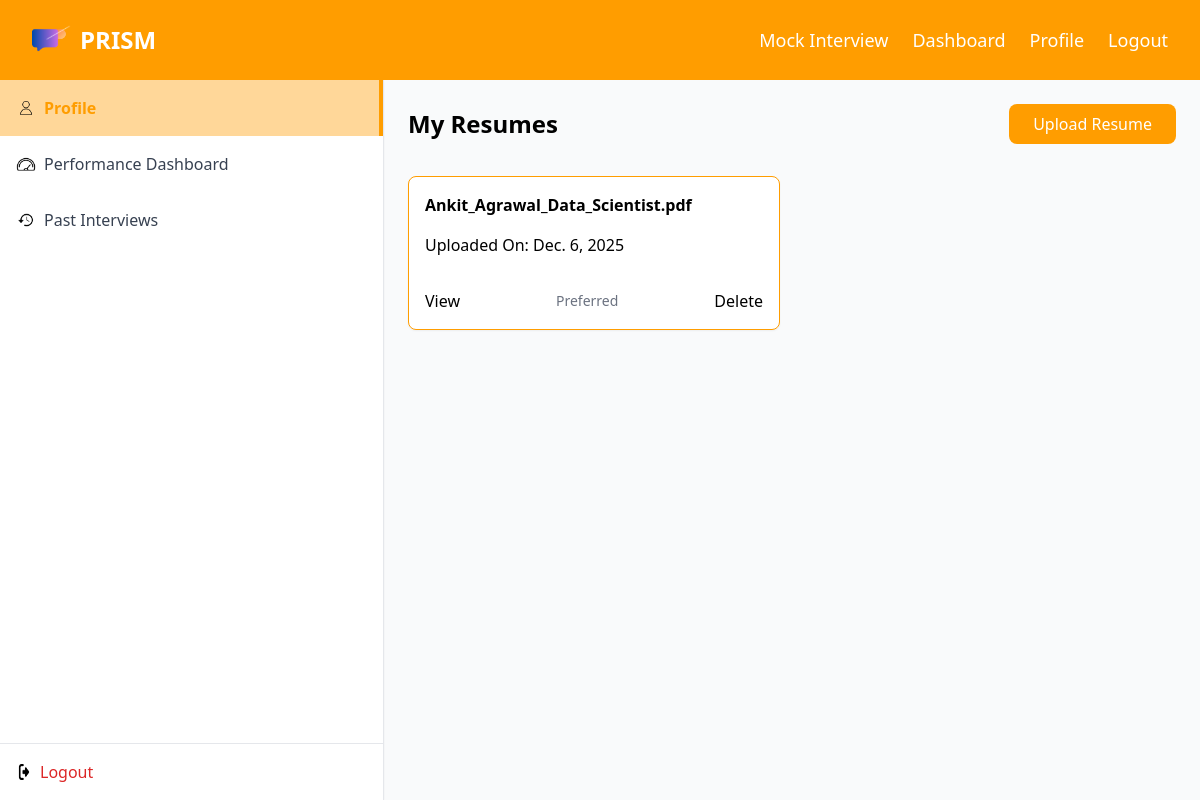
Screenshot of /profile/ (signed in) with the database file from the repository.
### backend/models.py (models this page shows, shortened)
class Resume(models.Model):
	user = models.ForeignKey(User, on_delete=models.CASCADE, related_name='resumes')
	file = models.FileField(upload_to='resumes/')
	uploaded_at = models.DateTimeField(auto_now_add=True)
	is_preferred = models.BooleanField(default=False)
	name = models.CharField(max_length=255, null=True, blank=True, help_text="Candidate name from resume")
	summary = models.TextField(null=True, blank=True, help_text="Professional Summary")
	professional_projects = models.JSONField(null=True, blank=True, help_text="Professional Projects")
	skills = models.JSONField(null=True, blank=True, help_text="Skills")
	academic_projects = models.JSONField(null=True, blank=True, help_text="Academic Projects")
	work_experience = models.JSONField(null=True, blank=True, help_text="Work Experience")
	total_experience = models.FloatField(default=0, help_text="Total Experience (in years)")
	core_skills = models.JSONField(null=True, blank=True, help_text="List of Core skills (e.g., 'XGBoost', 'Forecasting', 'Optimization')")
	project_domains = models.JSONField(null=True, blank=True, help_text="List of Project domains (e.g., 'Donor forecasting model', 'Route optimization')")
	work_context = models.JSONField(null=True, blank=True, help_text="List of Work context (e.g., 'BioLife Plasma Services', 'Healthcare analytics')")
	education = models.JSONField(null=True, blank=True)
	certifications = models.JSONField(null=True, blank=True)
	domain_expertise = models.JSONField(null=True, blank=True)
	class Meta:
		ordering = ['-is_preferred', '-uploaded_at']

### backend/views.py (the view)
# urls.py: path('profile/', profile, name='profile'),
@login_required
def profile(request):
	resumes = Resume.objects.filter(user=request.user)
	form = ResumeUploadForm(request.POST or None, request.FILES or None)
	if request.method == 'POST' and form.is_valid():
		resume = form.save(user=request.user)
		print("Resume saved:", resume.file.name)
		return redirect('profile')
	return render(request, 'profile.html', {
		'form': form,
		'resumes': resumes
	})

### backend/templates/profile.html (shortened to what this page needs)
{% extends "base.html" %}
{% block content %}
{% load static %}
<aside class="fixed left-0 top-20 bottom-0 border-r shadow-sm hidden md:flex flex-col bg-white sidenav w-64 z-30">
  <div class="flex-1 overflow-y-auto">
    <div class="flex items-center gap-2 px-4 py-4 bg-white border-r-4 sidenav-active-item">
      <img src="{% static 'backend/images/profile.png' %}" alt="Profile" class="w-5 h-auto" />
      <span class="sidenav-active-text font-semibold">Profile</span>
    </div>
    <a href="{% url 'performance_dashboard' %}"><div class="flex items-center gap-2 px-4 py-4 hover:bg-gray-100 cursor-pointer">
      <img src="{% static 'backend/images/dashboard.png' %}" alt="Dashboard" class="w-5 h-auto" />
      <span class="text-gray-700">Performance Dashboard</span>
    </div></a>
    <a href="{% url 'past_interviews' %}"><div class="flex items-center gap-2 px-4 py-4 hover:bg-gray-100 cursor-pointer">
      <img src="{% static 'backend/images/past.png' %}" alt="Past" class="w-5 h-auto" />
      <span class="text-gray-700">Past Interviews</span>
    </div></a>
  </div>
  <div class="p-4 border-t bg-white">
    <a href="{% url 'account_logout' %}"
       onclick="return confirm('Are you sure you want to log out?');"
       class="flex items-center gap-2 text-red-600 hover:text-red-800 transition">
      <img src="{% static 'backend/images/logout.png' %}" alt="Logout" class="w-4 h-4" />
      Logout
    </a>
  </div>
</aside>
<div class="p-6 md:ml-96">
<div class="flex items-center justify-between mb-8">
  <h2 class="text-2xl font-bold">My Resumes</h2>
  <form method="POST" enctype="multipart/form-data" id="resumeUploadForm" class="rounded-lg">
    <label for="resumeFileInput" class="inline-block bg-orange-500 px-6 py-2 rounded cursor-pointer hover:bg-orange-600 transition">
      Upload Resume
    </label>
  </form>
</div>
    <div class="grid grid-cols-1 md:grid-cols-2 gap-6">
      {% for resume in resumes %}
      <div class="bg-white shadow-sm border rounded-lg p-4 flex flex-col justify-between {% if resume.is_preferred %}resume_preferred{% endif %}">
        <div class="mb-4">
          <h3 class="font-semibold">{{ resume.file.name|cut:'resumes/' }}</h3>
          <h4 class="mt-4">Uploaded On: {{resume.uploaded_at|date}}</h4>
        </div>
        <div class="mt-auto flex justify-between items-center pt-4">
          <a href="{{ resume.file.url }}" target="_blank" class="hover:underline">View</a>
          {% if not resume.is_preferred %}
          <form method="post" action="{% url 'set_preferred_resume' resume.id %}">
            {% csrf_token %}
            <button class="hover:underline">Set Preferred</button>
          </form>
          {% else %}
          <span class="text-gray-500 text-sm">Preferred</span>
          {% endif %}
          <form method="post" action="{% url 'delete_resume' resume.id %}">
            <button class="hover:underline">Delete</button>
          </form>
        </div>
      </div>
      {% endfor %}
    </div>
  </div>
{% endblock %}

### backend/static/backend/css/style.css (style rules this page uses)
.sidenav { background-color: #fff !important; width: 24rem; }
.sidenav-active-item { background-color: #ffd799 !important; border-right: 4px solid #FF9D00 !important; }
.sidenav-active-text { color: #FF9D00 !important; }
.resume_preferred { border-color: #FF9D00 !important; }
#resumeUploadForm { background-color: #FF9D00 !important; color: white !important; }
body { background-color: #ffffff; }

### rows the page displays
Resume: file.name "Ankit_Agrawal_Data_Scientist.pdf", uploaded_at "Dec. 6, 2025", is_preferred "Preferred"
